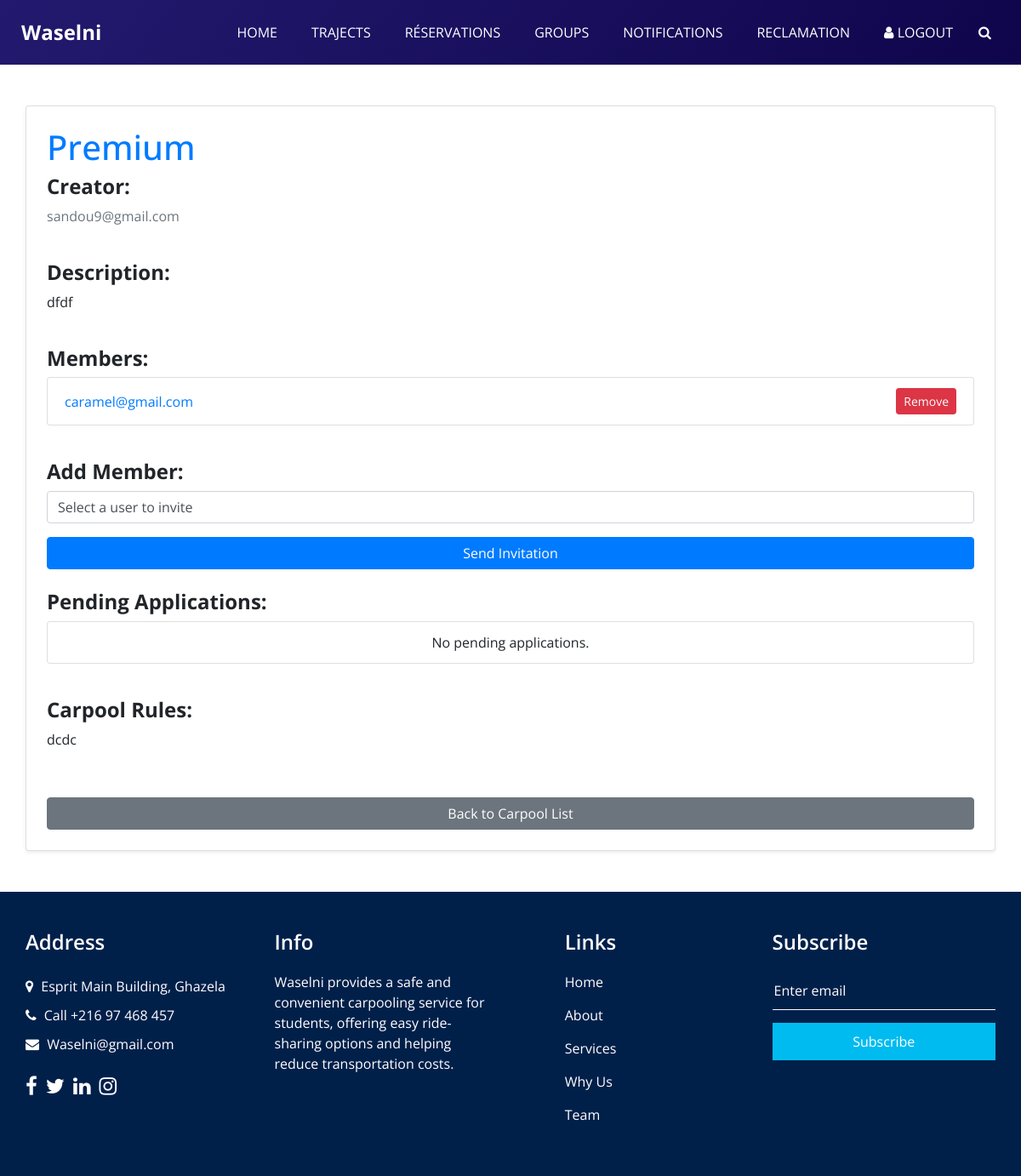
The page /group/carpool/1/ (signed in) on the database its author committed.
### group/models.py (models this page shows, shortened)
class Carpool(models.Model):
    name = models.CharField(max_length=100, unique=True)
    members = models.ManyToManyField(Users, related_name='carpool_groups')
    creator = models.ForeignKey(Users, on_delete=models.CASCADE, related_name='created_carpools', null=True)
    description = models.TextField(blank=True, help_text="Description of the carpool's purpose.")
    rules = models.TextField(blank=True, help_text="Rules for the carpool.")

### users/models.py (models this page shows, shortened)
class Users(AbstractBaseUser, PermissionsMixin):
    email = models.EmailField(max_length=50, unique=True)
    password = models.CharField(max_length=256)  # Hashing done automatically by set_password()
    role = models.CharField(max_length=15, default='Utilisateur')
    is_active = models.BooleanField(default=True)
    is_staff = models.BooleanField(default=False)
    objects = UserManager()
    USERNAME_FIELD = 'email'
    REQUIRED_FIELDS = []

### group/views.py (the view, shortened to what this page needs)
# urls.py: path('carpool/<int:carpool_id>/', views.carpool_detail, name='carpool_detail'),
def carpool_detail(request, carpool_id):
    carpool = get_object_or_404(Carpool, id=carpool_id)
    users = Users.objects.exclude(id__in=carpool.members.values_list('id', flat=True))  # Users not already members
    pending_invitations = MembershipInvitation.objects.filter(carpool=carpool, status='pending')
    return render(request, 'group/carpool_detail.html', {
        'carpool': carpool,
        'users': users,
        'pending_invitations': pending_invitations,  # Pass pending invitations to the template
    })

### covoiturage/templates/group/carpool_detail.html (shortened to what this page needs)
{% extends 'Home/base.html' %}
{% block content %}
<div class="container mt-5">
    <div class="card shadow-sm p-4 mb-5 bg-white rounded">
        <h1 class="text-primary">{{ carpool.name }}</h1>
        <div class="mb-4">
            <h4 class="font-weight-bold">Creator:</h4>
            <p class="text-muted">{{ carpool.creator.email }}</p>
        </div>
        <div class="mb-4">
            <h4 class="font-weight-bold">Description:</h4>
            <p>{{ carpool.description }}</p>
        </div>
        <div class="mb-4">
            <h4 class="font-weight-bold">Members:</h4>
            <ul class="list-group mb-3">
                {% for member in carpool.members.all %}
                    <li class="list-group-item d-flex justify-content-between align-items-center">
                        <a href="{% url 'user_detail' member.id %}" class="text-decoration-none">{{ member.email }}</a>
                        {% if request.user == carpool.creator %}
                            <form method="post" action="{% url 'remove_member' carpool.id member.id %}" class="d-inline">
                                <button type="submit" class="btn btn-danger btn-sm">Remove</button>
                            </form>
                        {% endif %}
                    </li>
                {% empty %}
                    <li class="list-group-item text-center">No members in this carpool.</li>
                {% endfor %}
            </ul>
        </div>
        {% if request.user == carpool.creator %}
            <div class="mb-4">
                <h4 class="font-weight-bold">Add Member:</h4>
                <form method="post" action="{% url 'invite_member' carpool.id %}">
                    <div class="form-group">
                        <select name="user" class="form-control" required>
                            <option value="">Select a user to invite</option>
                        </select>
                    </div>
                    <button type="submit" class="btn btn-primary btn-block">Send Invitation</button>
                </form>
            </div>
            <div class="mb-4">
                <h4 class="font-weight-bold">Pending Applications:</h4>
                <ul class="list-group mb-3">
                    {% for invitation in pending_invitations %}
                        <li class="list-group-item d-flex justify-content-between align-items-center">
                            {{ invitation.user.email }}
                            <div>
                                <form method="post" action="{% url 'respond_to_invitation' invitation.id 'accept' %}" class="d-inline">
                                    {% csrf_token %}
                                    <button type="submit" class="btn btn-success btn-sm">Accept</button>
                                </form>
                                <form method="post" action="{% url 'respond_to_invitation' invitation.id 'decline' %}" class="d-inline">
                                    {% csrf_token %}
                                    <button type="submit" class="btn btn-danger btn-sm">Decline</button>
                                </form>
                            </div>
                        </li>
                    {% empty %}
                        <li class="list-group-item text-center">No pending applications.</li>
                    {% endfor %}
                </ul>
            </div>
        {% endif %}
        <div class="mb-4">
            <h4 class="font-weight-bold">Carpool Rules:</h4>
            <p>{{ carpool.rules }}</p>
        </div>
        <a href="{% url 'carpool_list' %}" class="btn btn-secondary mt-3">Back to Carpool List</a>
    </div>
</div>
{% endblock %}

### covoiturage/static/css/style.css (style rules this page uses)
body { font-family: "Open Sans", sans-serif; color: #0c0c0c; background-color: #ffffff; overflow-x: hidden; }
a, a:hover, a:focus { text-decoration: none; }
.btn, .btn:focus { outline: none !important; -webkit-box-shadow: none; box-shadow: none; }

### covoiturage/static/css/responsive.css (style rules this page uses)
@media (min-width: 1200px) { .container { max-width: 1170px; } }

### rows shown on the page
Carpool: name "Premium", creator.email "sandou9@gmail.com", description "dfdf", rules "dcdc"
Users: email "caramel@gmail.com"
